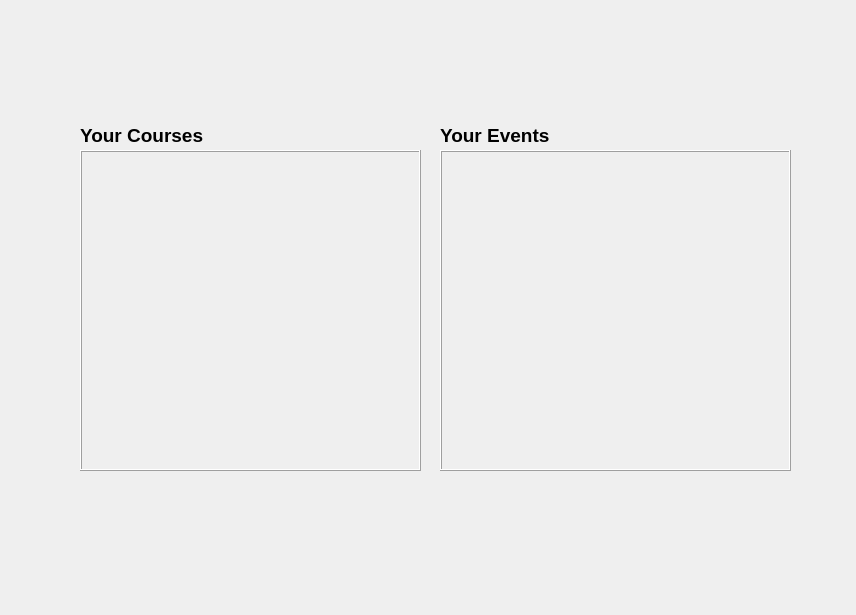
<?xml version="1.0" encoding="UTF-8"?>
<ui version="4.0">
 <class>AdminDashboard</class>
 <widget class="QDialog" name="AdminDashboard">
  <property name="geometry">
   <rect>
    <x>0</x>
    <y>0</y>
    <width>856</width>
    <height>615</height>
   </rect>
  </property>
  <property name="windowTitle">
   <string>Dialog</string>
  </property>
  <widget class="QFrame" name="frame_events">
   <property name="geometry">
    <rect>
     <x>440</x>
     <y>150</y>
     <width>351</width>
     <height>321</height>
    </rect>
   </property>
   <property name="frameShape">
    <enum>QFrame::Shape::Box</enum>
   </property>
   <property name="frameShadow">
    <enum>QFrame::Shadow::Raised</enum>
   </property>
  </widget>
  <widget class="QLabel" name="label">
   <property name="geometry">
    <rect>
     <x>80</x>
     <y>120</y>
     <width>171</width>
     <height>31</height>
    </rect>
   </property>
   <property name="text">
    <string>&lt;html&gt;&lt;head/&gt;&lt;body&gt;&lt;p&gt;&lt;span style=&quot; font-size:14pt; font-weight:700;&quot;&gt;Your Courses&lt;/span&gt;&lt;/p&gt;&lt;/body&gt;&lt;/html&gt;</string>
   </property>
  </widget>
  <widget class="QLabel" name="label_2">
   <property name="geometry">
    <rect>
     <x>440</x>
     <y>120</y>
     <width>171</width>
     <height>31</height>
    </rect>
   </property>
   <property name="text">
    <string>&lt;html&gt;&lt;head/&gt;&lt;body&gt;&lt;p&gt;&lt;span style=&quot; font-size:14pt; font-weight:700;&quot;&gt;Your Events&lt;/span&gt;&lt;/p&gt;&lt;/body&gt;&lt;/html&gt;</string>
   </property>
  </widget>
  <widget class="QFrame" name="frame_courses">
   <property name="geometry">
    <rect>
     <x>80</x>
     <y>150</y>
     <width>341</width>
     <height>321</height>
    </rect>
   </property>
   <property name="frameShape">
    <enum>QFrame::Shape::Box</enum>
   </property>
   <property name="frameShadow">
    <enum>QFrame::Shadow::Raised</enum>
   </property>
   <property name="lineWidth">
    <number>1</number>
   </property>
  </widget>
 </widget>
 <resources/>
 <connections/>
</ui>
